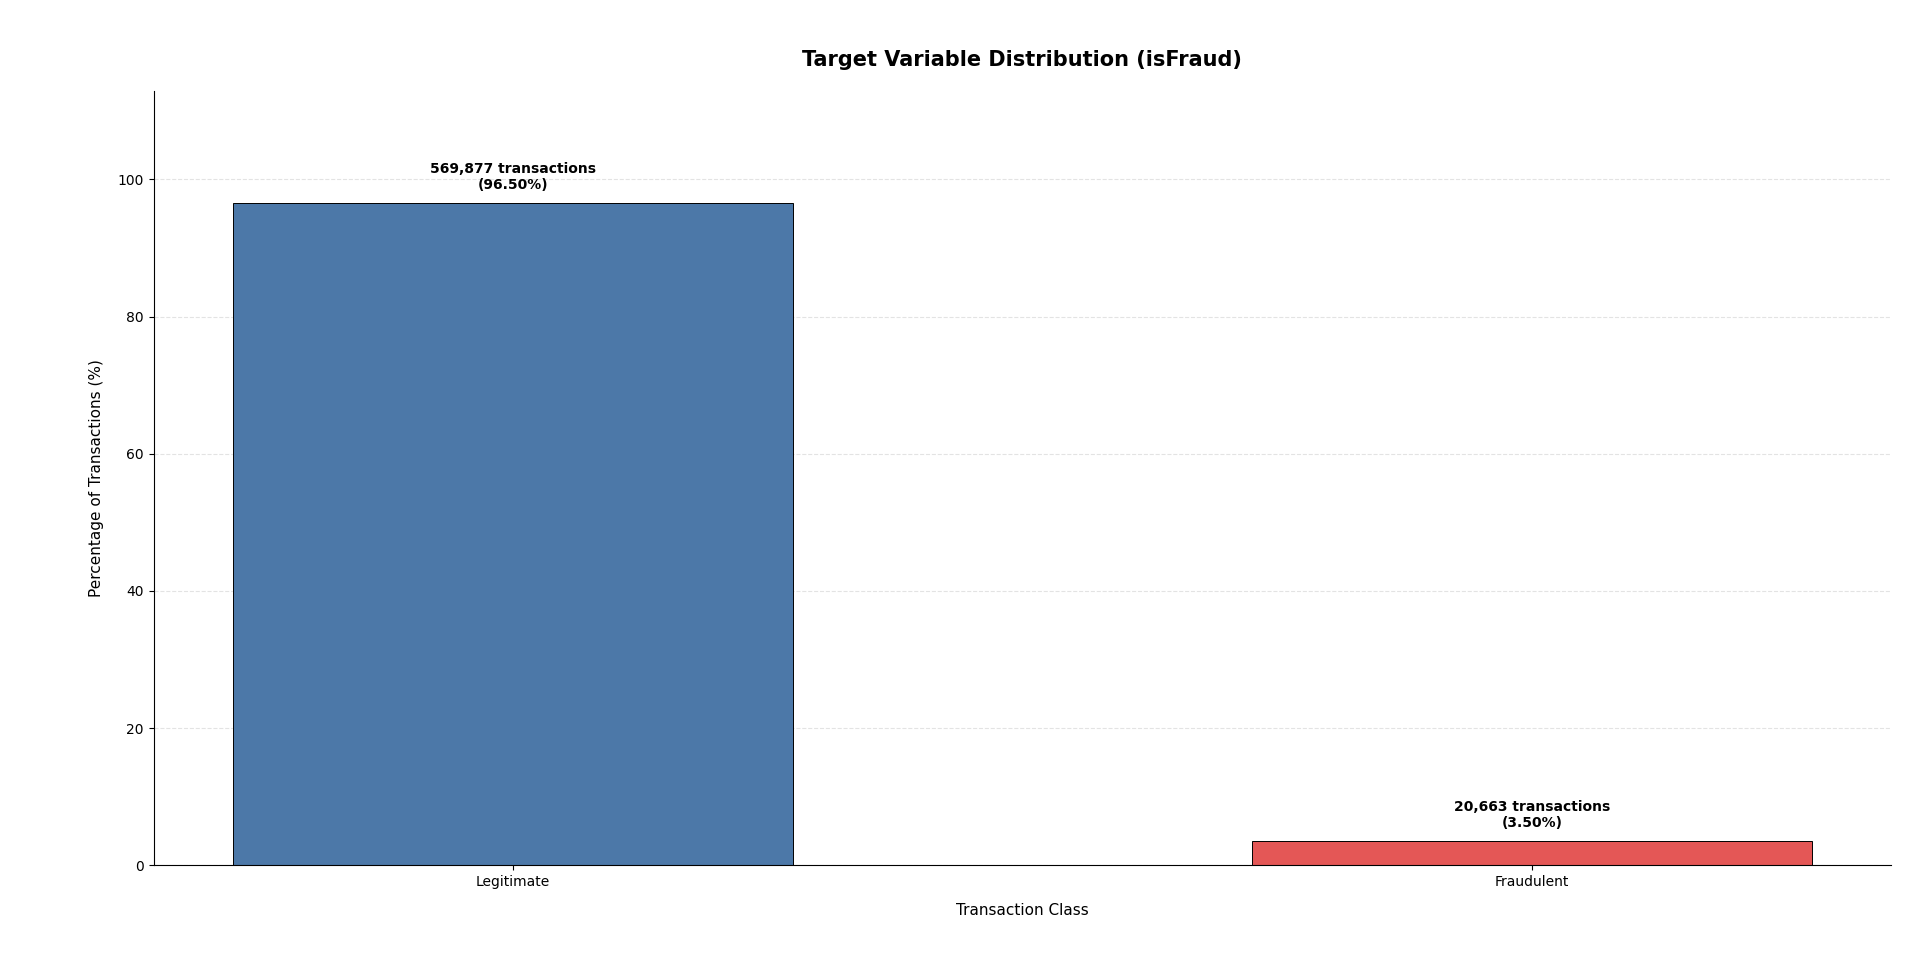

Here is the Python script that generated this plot:

import json
import matplotlib.pyplot as plt
from pathlib import Path

# ============================================================
# 1. Load JSON data
# ============================================================

JSON_FILE = "categorical_variables.json"
OUTPUT_FILE = "categorical_variables.png"

with open(JSON_FILE, "r", encoding="utf-8") as file:
    data = json.load(file)

# Extract isFraud records
fraud_data = [
    item for item in data
    if item["variable"] == "isFraud"
]

if not fraud_data:
    raise ValueError("No records found for the isFraud variable.")

# Sort classes to ensure 0 (Legitimate) appears before 1 (Fraudulent)
fraud_data.sort(key=lambda item: int(item["valor"]))

labels = []
counts = []
percentages = []

for item in fraud_data:
    value = int(item["valor"])

    labels.append(
        "Legitimate" if value == 0 else "Fraudulent"
    )

    counts.append(int(item["frecuencia"]))
    percentages.append(float(item["porcentaje"]))

# ============================================================
# 2. Create figure
# ============================================================

fig, ax = plt.subplots(figsize=(10, 6))

colors = ["#4C78A8", "#E45756"]

bars = ax.bar(
    labels,
    percentages,
    color=colors,
    width=0.55,
    edgecolor="black",
    linewidth=0.7
)

# ============================================================
# 3. Add annotations
# ============================================================

for bar, count, percentage in zip(
    bars, counts, percentages
):
    height = bar.get_height()

    annotation = (
        f"{count:,} transactions\n"
        f"({percentage:.2f}%)"
    )

    ax.annotate(
        annotation,
        xy=(bar.get_x() + bar.get_width() / 2, height),
        xytext=(0, 8),
        textcoords="offset points",
        ha="center",
        va="bottom",
        fontsize=10,
        fontweight="bold"
    )

# ============================================================
# 4. Formatting
# ============================================================

ax.set_title(
    "Target Variable Distribution (isFraud)",
    fontsize=15,
    fontweight="bold",
    pad=18
)

ax.set_xlabel(
    "Transaction Class",
    fontsize=11,
    labelpad=10
)

ax.set_ylabel(
    "Percentage of Transactions (%)",
    fontsize=11,
    labelpad=10
)

ax.set_ylim(0, max(percentages) * 1.17)

ax.grid(
    axis="y",
    linestyle="--",
    alpha=0.35
)

ax.set_axisbelow(True)

ax.tick_params(
    axis="both",
    labelsize=10
)

# Remove unnecessary borders
ax.spines["top"].set_visible(False)
ax.spines["right"].set_visible(False)

plt.tight_layout()

# ============================================================
# 5. Save figure
# ============================================================

plt.savefig(
    OUTPUT_FILE,
    dpi=300,
    bbox_inches="tight"
)

plt.show()

print(f"Figure saved as: {Path(OUTPUT_FILE).resolve()}")
